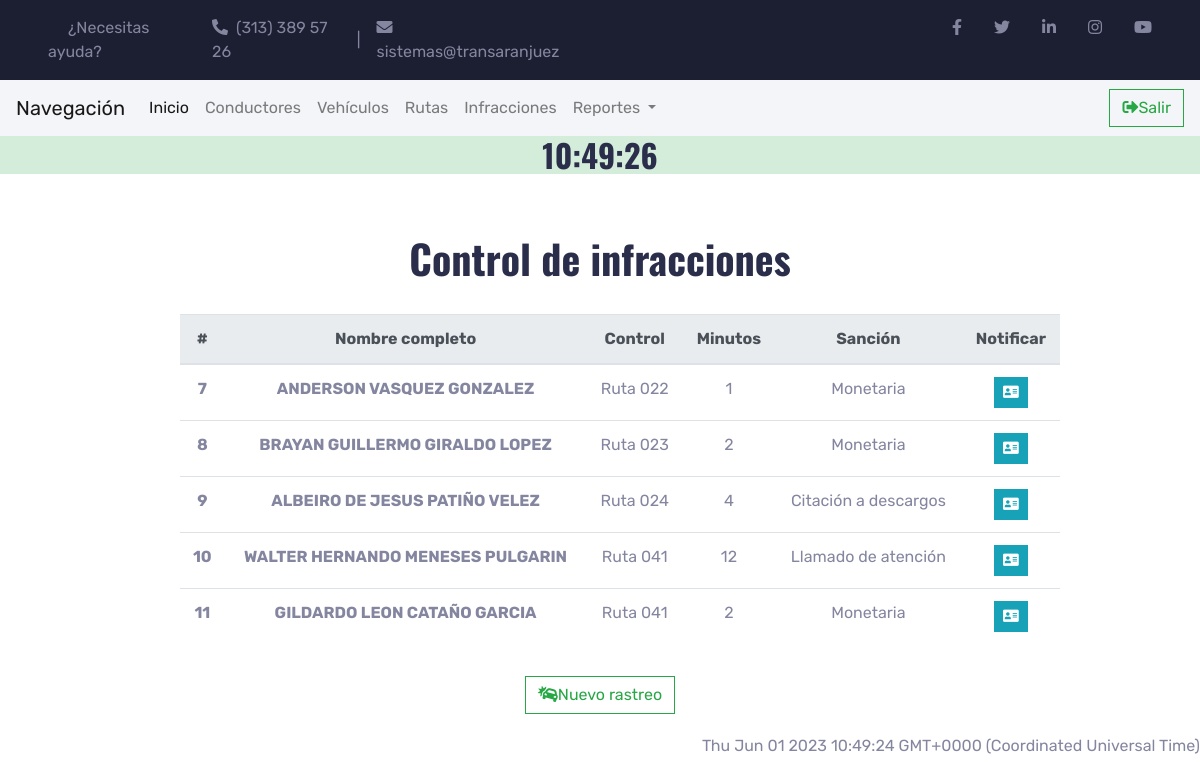
Page /horarios/infracciones/ (signed in) on the committed database.
### horarios/models.py (models this page shows)
class infracciones(models.Model):
    documento = models.ForeignKey(
        conductores, null=True, blank=True, on_delete=models.CASCADE)
    control = models.ForeignKey(
        rutas, null=True, blank=True, on_delete=models.CASCADE)
    minutos = models.IntegerField(null=True)
    sancion = models.CharField(max_length=150, null=True)

class conductores(models.Model):
    documento = models.CharField(max_length=12, null=True)
    nombre_completo = models.CharField(max_length=150, null=True)
    tipo_licencia = models.CharField(max_length=10, null=True)
    fechaNacimiento = models.CharField(max_length=10, null=True)
    telefono = models.CharField(max_length=12, null=True)
    bus_asignado = models.CharField(max_length=4, null=True)
    alerta = models.CharField(max_length=150, null=True)
    usuario = models.ForeignKey(User, null=True, on_delete=models.CASCADE)
    def __str__(self):
        return self.nombre_completo

class rutas(models.Model):
    nombre = models.CharField(max_length=150)
    geocerca = models.CharField(max_length=150)
    documento = models.ForeignKey(
        conductores, null=True, blank=True, on_delete=models.CASCADE)
    numero_interno = models.ForeignKey(
        vehiculos, null=True, blank=True, on_delete=models.CASCADE)
    def __str__(self):
        return self.nombre

### horarios/views.py (the view)
# urls.py: path('horarios/infracciones/', views.ver_infracciones, name='infracciones'),
def ver_infracciones(request):
    listado_infracciones = infracciones.objects.all()
    return render(request, 'infracciones.html', {'infracciones': listado_infracciones})

### horarios/templates/infracciones.html (shortened to what this page needs)
{% extends 'base.html' %}
{% block content %}
<h1>Control de infracciones</h1>
<ul>
    <br>
    <div class="table-responsive">
        <table class="table">
            <thead class="thead-light">
                <tr>
                    <th scope="col">#</th>
                    <th scope="col">Nombre completo</th>
                    <th scope="col">Control</th>
                    <th scope="col">Minutos</th>
                    <th scope="col">Sanción</th>
                    <th scope="col">Notificar</th>
                </tr>
            </thead>
            <tbody>
                {% for infraccion in infracciones %}
                <tr>
                    <th scope="row">{{infraccion.id}}</th>
                    <th>{{infraccion.documento}}</th>
                    <td>{{infraccion.control}}</td>
                    <td>{{infraccion.minutos}}</td>
                    <td>{{infraccion.sancion}}</td>
                    <td>
                        <div class="btn-group btn-group-sm" role="group">
                            <a class="btn btn-sm btn-info" href="https://api.whatsapp.com/send/?phone=3176091249"><i class="fa fa-address-card"></i></a>
                        </div>
                    </td>
                </tr>
                {% endfor %}
            </tbody>
        </table>
    </div>
</ul>
<a class="btn btn-outline-success my-2 my-sm-0 text-end" onclick="rastreo()"><i class="fa fa-car-crash"></i>Nuevo
    rastreo</a>
{% endblock %}

### horarios/static/style.css (style rules this page uses)
:root { --primary: #36b44b; --secondary: #2B2E4A; --light: #F4F5F8; --dark: #1C1E32; }
h1, h2, .font-weight-bold { font-weight: 700 !important; }

### rows in the picture
infracciones: id "7", documento "ANDERSON VASQUEZ GONZALEZ", control "Ruta 022", minutos "1", sancion "Monetaria"
infracciones: id "8", documento "BRAYAN GUILLERMO GIRALDO LOPEZ", control "Ruta 023", minutos "2", sancion "Monetaria"
infracciones: id "9", documento "ALBEIRO DE JESUS PATIÑO VELEZ", control "Ruta 024", minutos "4", sancion "Citación a descargos"
infracciones: id "10", documento "WALTER HERNANDO MENESES PULGARIN", control "Ruta 041", minutos "12", sancion "Llamado de atención"
infracciones: id "11", documento "GILDARDO LEON CATAÑO GARCIA", control "Ruta 041", minutos "2", sancion "Monetaria"
